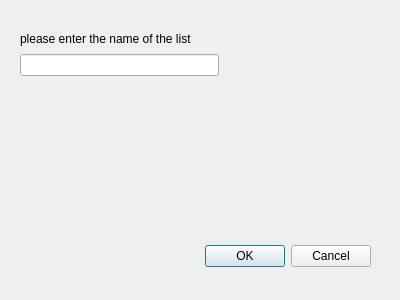
<?xml version="1.0" encoding="UTF-8"?>
<ui version="4.0">
 <class>add_list</class>
 <widget class="QDialog" name="add_list">
  <property name="geometry">
   <rect>
    <x>0</x>
    <y>0</y>
    <width>400</width>
    <height>300</height>
   </rect>
  </property>
  <property name="windowTitle">
   <string>Dialog</string>
  </property>
  <widget class="QDialogButtonBox" name="buttonBox">
   <property name="geometry">
    <rect>
     <x>30</x>
     <y>240</y>
     <width>341</width>
     <height>32</height>
    </rect>
   </property>
   <property name="orientation">
    <enum>Qt::Horizontal</enum>
   </property>
   <property name="standardButtons">
    <set>QDialogButtonBox::Cancel|QDialogButtonBox::Ok</set>
   </property>
  </widget>
  <widget class="QWidget" name="">
   <property name="geometry">
    <rect>
     <x>20</x>
     <y>30</y>
     <width>199</width>
     <height>46</height>
    </rect>
   </property>
   <layout class="QVBoxLayout" name="verticalLayout">
    <item>
     <widget class="QLabel" name="label">
      <property name="text">
       <string>please enter the name of the list</string>
      </property>
     </widget>
    </item>
    <item>
     <widget class="QLineEdit" name="lineEdit"/>
    </item>
   </layout>
  </widget>
 </widget>
 <resources/>
 <connections>
  <connection>
   <sender>buttonBox</sender>
   <signal>accepted()</signal>
   <receiver>add_list</receiver>
   <slot>accept()</slot>
   <hints>
    <hint type="sourcelabel">
     <x>248</x>
     <y>254</y>
    </hint>
    <hint type="destinationlabel">
     <x>157</x>
     <y>274</y>
    </hint>
   </hints>
  </connection>
  <connection>
   <sender>buttonBox</sender>
   <signal>rejected()</signal>
   <receiver>add_list</receiver>
   <slot>reject()</slot>
   <hints>
    <hint type="sourcelabel">
     <x>316</x>
     <y>260</y>
    </hint>
    <hint type="destinationlabel">
     <x>286</x>
     <y>274</y>
    </hint>
   </hints>
  </connection>
 </connections>
</ui>
